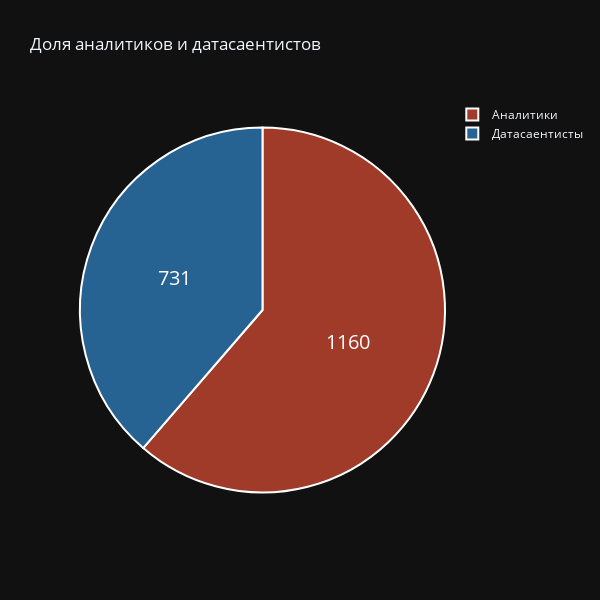

The code cell stored with this chart in its notebook:
### Markdown cell above
---

### Code cell
df = vacancies.name_type.value_counts().reset_index()
print(f'Общее количество вакансий - {vacancies.shape[0]}')
colors = ['#A03B2A', '#266292']
fig = go.Figure(data=[go.Pie(labels=['Аналитики','Датасаентисты'],
                             values=df['count'])])
fig.update_layout(
        height=600, width=600, 
        title_text='Доля аналитиков и датасаентистов', 
        showlegend=True,
        template="plotly_dark",       
    )
fig.update_traces(hoverinfo='label+percent', textinfo='value', textfont_size=20,
                  marker=dict(colors=colors, line=dict(color='#FFFFFF', width=2)))
fig.show()

### Figure 1 — Plotly figure (JSON) as saved in the notebook; plotly's stock layout.template omitted (floating-point values rounded to 4 significant figures)
{"data": [{"hoverinfo": "label+percent", "labels": ["Аналитики", "Датасаентисты"], "marker": {"colors": ["#A03B2A", "#266292"], "line": {"color": "#FFFFFF", "width": 2}}, "textfont": {"size": 20}, "textinfo": "value", "type": "pie", "values": [1160, 731]}], "layout": {"height": 600, "showlegend": true, "title": {"text": "Доля аналитиков и датасаентистов"}, "width": 600}}
